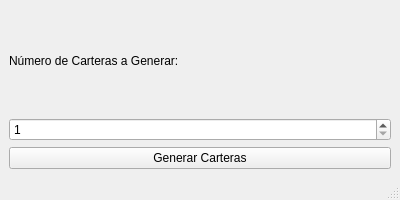
<?xml version="1.0" encoding="UTF-8"?>
<ui version="4.0">
 <class>WalletApp</class>
 <widget class="QMainWindow" name="WalletApp">
  <property name="geometry">
   <rect>
    <x>0</x>
    <y>0</y>
    <width>400</width>
    <height>200</height>
   </rect>
  </property>
  <property name="windowTitle">
   <string>Generador de Carteras</string>
  </property>
  <widget class="QWidget" name="centralwidget">
   <layout class="QVBoxLayout" name="verticalLayout">
    <item>
     <widget class="QLabel" name="label">
      <property name="text">
       <string>Número de Carteras a Generar:</string>
      </property>
     </widget>
    </item>
    <item>
     <widget class="QSpinBox" name="walletCountSpinBox">
      <property name="minimum">
       <number>1</number>
      </property>
      <property name="maximum">
       <number>10</number>
      </property>
     </widget>
    </item>
    <item>
     <widget class="QPushButton" name="generateButton">
      <property name="text">
       <string>Generar Carteras</string>
      </property>
     </widget>
    </item>
   </layout>
  </widget>
  <widget class="QMenuBar" name="menubar"/>
  <widget class="QStatusBar" name="statusbar"/>
 </widget>
 <resources/>
 <connections/>
</ui>
